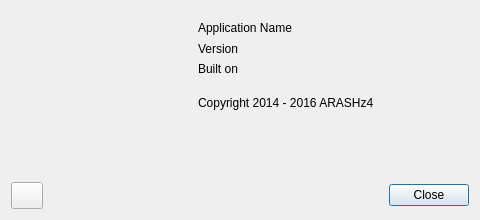
<?xml version="1.0" encoding="UTF-8"?>
<ui version="4.0">
 <class>About</class>
 <widget class="QDialog" name="About">
  <property name="geometry">
   <rect>
    <x>0</x>
    <y>0</y>
    <width>480</width>
    <height>220</height>
   </rect>
  </property>
  <property name="minimumSize">
   <size>
    <width>480</width>
    <height>220</height>
   </size>
  </property>
  <property name="maximumSize">
   <size>
    <width>480</width>
    <height>220</height>
   </size>
  </property>
  <property name="windowTitle">
   <string>About Advanced Photo</string>
  </property>
  <property name="windowIcon">
   <iconset resource="apresource.qrc">
    <normaloff>:/Icons/Icons/About.png</normaloff>:/Icons/Icons/About.png</iconset>
  </property>
  <layout class="QGridLayout" name="gridLayout_2">
   <item row="0" column="0">
    <layout class="QVBoxLayout" name="verticalLayout_4">
     <property name="spacing">
      <number>0</number>
     </property>
     <item>
      <widget class="QLabel" name="ApplicationIcon">
       <property name="sizePolicy">
        <sizepolicy hsizetype="Fixed" vsizetype="Fixed">
         <horstretch>0</horstretch>
         <verstretch>0</verstretch>
        </sizepolicy>
       </property>
       <property name="minimumSize">
        <size>
         <width>181</width>
         <height>131</height>
        </size>
       </property>
       <property name="maximumSize">
        <size>
         <width>181</width>
         <height>131</height>
        </size>
       </property>
       <property name="mouseTracking">
        <bool>true</bool>
       </property>
       <property name="layoutDirection">
        <enum>Qt::LeftToRight</enum>
       </property>
       <property name="textFormat">
        <enum>Qt::AutoText</enum>
       </property>
       <property name="pixmap">
        <pixmap resource="apresource.qrc">:/Icons/Icons/Big Icon.png</pixmap>
       </property>
       <property name="scaledContents">
        <bool>true</bool>
       </property>
       <property name="alignment">
        <set>Qt::AlignHCenter|Qt::AlignTop</set>
       </property>
       <property name="wordWrap">
        <bool>false</bool>
       </property>
      </widget>
     </item>
     <item>
      <spacer name="verticalSpacer">
       <property name="orientation">
        <enum>Qt::Vertical</enum>
       </property>
       <property name="sizeHint" stdset="0">
        <size>
         <width>20</width>
         <height>0</height>
        </size>
       </property>
      </spacer>
     </item>
    </layout>
   </item>
   <item row="0" column="1">
    <layout class="QGridLayout" name="gridLayout">
     <property name="spacing">
      <number>0</number>
     </property>
     <item row="2" column="0">
      <layout class="QHBoxLayout" name="horizontalLayout_2">
       <property name="spacing">
        <number>0</number>
       </property>
       <item>
        <widget class="QLabel" name="ApplicationVersionLabel">
         <property name="sizePolicy">
          <sizepolicy hsizetype="Preferred" vsizetype="Fixed">
           <horstretch>0</horstretch>
           <verstretch>0</verstretch>
          </sizepolicy>
         </property>
         <property name="minimumSize">
          <size>
           <width>0</width>
           <height>16</height>
          </size>
         </property>
         <property name="text">
          <string notr="true">Version</string>
         </property>
         <property name="textInteractionFlags">
          <set>Qt::LinksAccessibleByMouse|Qt::TextSelectableByMouse</set>
         </property>
        </widget>
       </item>
       <item>
        <spacer name="horizontalSpacer_2">
         <property name="orientation">
          <enum>Qt::Horizontal</enum>
         </property>
         <property name="sizeHint" stdset="0">
          <size>
           <width>40</width>
           <height>20</height>
          </size>
         </property>
        </spacer>
       </item>
      </layout>
     </item>
     <item row="1" column="0">
      <layout class="QHBoxLayout" name="horizontalLayout_3">
       <property name="spacing">
        <number>0</number>
       </property>
       <item>
        <widget class="QLabel" name="ApplicationNameLabel">
         <property name="sizePolicy">
          <sizepolicy hsizetype="Preferred" vsizetype="Fixed">
           <horstretch>0</horstretch>
           <verstretch>0</verstretch>
          </sizepolicy>
         </property>
         <property name="minimumSize">
          <size>
           <width>0</width>
           <height>19</height>
          </size>
         </property>
         <property name="text">
          <string notr="true">Application Name</string>
         </property>
         <property name="textInteractionFlags">
          <set>Qt::LinksAccessibleByMouse|Qt::TextSelectableByMouse</set>
         </property>
        </widget>
       </item>
       <item>
        <spacer name="horizontalSpacer_3">
         <property name="orientation">
          <enum>Qt::Horizontal</enum>
         </property>
         <property name="sizeHint" stdset="0">
          <size>
           <width>40</width>
           <height>20</height>
          </size>
         </property>
        </spacer>
       </item>
      </layout>
     </item>
     <item row="3" column="0">
      <layout class="QHBoxLayout" name="horizontalLayout_5">
       <property name="spacing">
        <number>0</number>
       </property>
       <item>
        <widget class="QLabel" name="ApplicationBuiltOnDateLabel">
         <property name="sizePolicy">
          <sizepolicy hsizetype="Preferred" vsizetype="Fixed">
           <horstretch>0</horstretch>
           <verstretch>0</verstretch>
          </sizepolicy>
         </property>
         <property name="minimumSize">
          <size>
           <width>0</width>
           <height>16</height>
          </size>
         </property>
         <property name="text">
          <string notr="true">Built on</string>
         </property>
         <property name="textInteractionFlags">
          <set>Qt::LinksAccessibleByMouse|Qt::TextSelectableByMouse</set>
         </property>
        </widget>
       </item>
       <item>
        <spacer name="horizontalSpacer_5">
         <property name="orientation">
          <enum>Qt::Horizontal</enum>
         </property>
         <property name="sizeHint" stdset="0">
          <size>
           <width>40</width>
           <height>20</height>
          </size>
         </property>
        </spacer>
       </item>
      </layout>
     </item>
     <item row="5" column="0">
      <layout class="QHBoxLayout" name="horizontalLayout_4">
       <property name="spacing">
        <number>0</number>
       </property>
       <item>
        <widget class="QLabel" name="CopyrightLabel">
         <property name="sizePolicy">
          <sizepolicy hsizetype="Preferred" vsizetype="Fixed">
           <horstretch>0</horstretch>
           <verstretch>0</verstretch>
          </sizepolicy>
         </property>
         <property name="minimumSize">
          <size>
           <width>0</width>
           <height>16</height>
          </size>
         </property>
         <property name="text">
          <string>Copyright 2014 - 2016 ARASHz4</string>
         </property>
        </widget>
       </item>
       <item>
        <spacer name="horizontalSpacer_4">
         <property name="orientation">
          <enum>Qt::Horizontal</enum>
         </property>
         <property name="sizeHint" stdset="0">
          <size>
           <width>40</width>
           <height>20</height>
          </size>
         </property>
        </spacer>
       </item>
      </layout>
     </item>
     <item row="0" column="0">
      <spacer name="verticalSpacer_5">
       <property name="orientation">
        <enum>Qt::Vertical</enum>
       </property>
       <property name="sizeType">
        <enum>QSizePolicy::Fixed</enum>
       </property>
       <property name="sizeHint" stdset="0">
        <size>
         <width>20</width>
         <height>8</height>
        </size>
       </property>
      </spacer>
     </item>
     <item row="4" column="0">
      <spacer name="verticalSpacer_4">
       <property name="orientation">
        <enum>Qt::Vertical</enum>
       </property>
       <property name="sizeType">
        <enum>QSizePolicy::Fixed</enum>
       </property>
       <property name="sizeHint" stdset="0">
        <size>
         <width>20</width>
         <height>14</height>
        </size>
       </property>
      </spacer>
     </item>
     <item row="6" column="0">
      <spacer name="verticalSpacer_2">
       <property name="orientation">
        <enum>Qt::Vertical</enum>
       </property>
       <property name="sizeHint" stdset="0">
        <size>
         <width>20</width>
         <height>18</height>
        </size>
       </property>
      </spacer>
     </item>
    </layout>
   </item>
   <item row="1" column="0" colspan="2">
    <layout class="QHBoxLayout" name="horizontalLayout">
     <property name="spacing">
      <number>0</number>
     </property>
     <item>
      <widget class="QToolButton" name="AboutQtButton">
       <property name="cursor">
        <cursorShape>PointingHandCursor</cursorShape>
       </property>
       <property name="toolTip">
        <string>About Qt</string>
       </property>
       <property name="text">
        <string/>
       </property>
       <property name="icon">
        <iconset resource="apresource.qrc">
         <normaloff>:/Icons/Icons/Qt.png</normaloff>:/Icons/Icons/Qt.png</iconset>
       </property>
       <property name="iconSize">
        <size>
         <width>24</width>
         <height>20</height>
        </size>
       </property>
      </widget>
     </item>
     <item>
      <spacer name="horizontalSpacer">
       <property name="orientation">
        <enum>Qt::Horizontal</enum>
       </property>
       <property name="sizeHint" stdset="0">
        <size>
         <width>40</width>
         <height>20</height>
        </size>
       </property>
      </spacer>
     </item>
     <item>
      <widget class="QPushButton" name="CloseButton">
       <property name="sizePolicy">
        <sizepolicy hsizetype="Minimum" vsizetype="Fixed">
         <horstretch>0</horstretch>
         <verstretch>0</verstretch>
        </sizepolicy>
       </property>
       <property name="text">
        <string>Close</string>
       </property>
      </widget>
     </item>
    </layout>
   </item>
  </layout>
 </widget>
 <tabstops>
  <tabstop>CloseButton</tabstop>
  <tabstop>AboutQtButton</tabstop>
 </tabstops>
 <resources>
  <include location="apresource.qrc"/>
 </resources>
 <connections/>
</ui>
